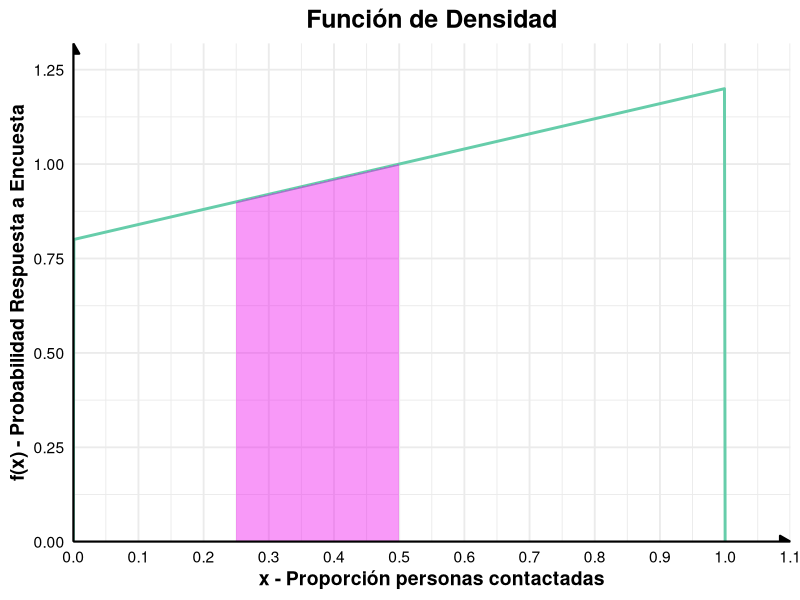
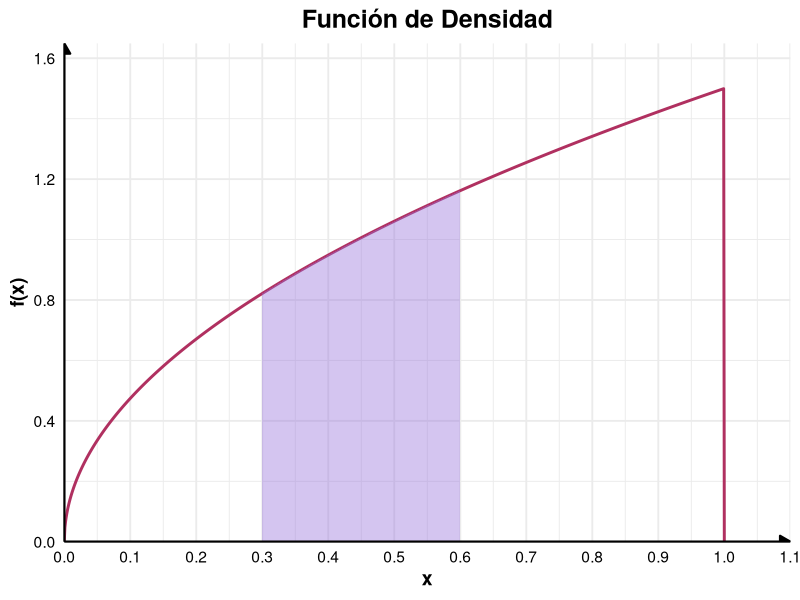
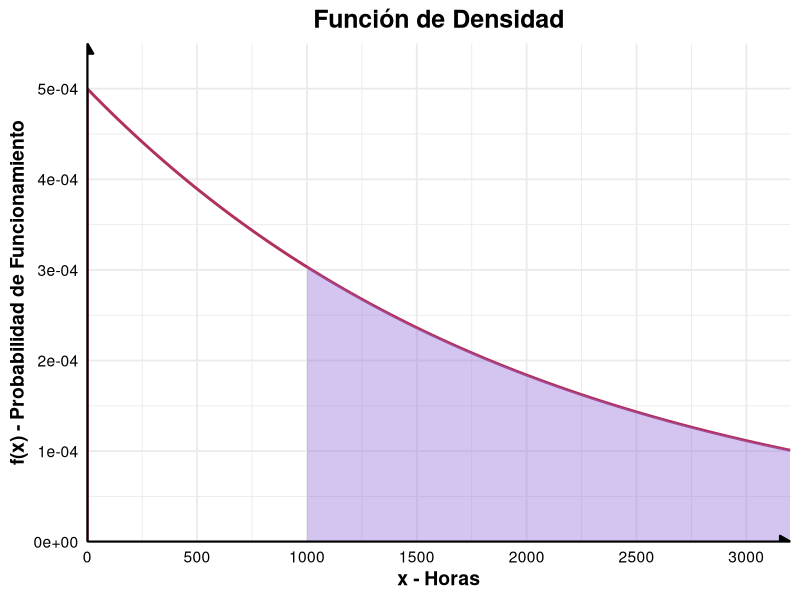
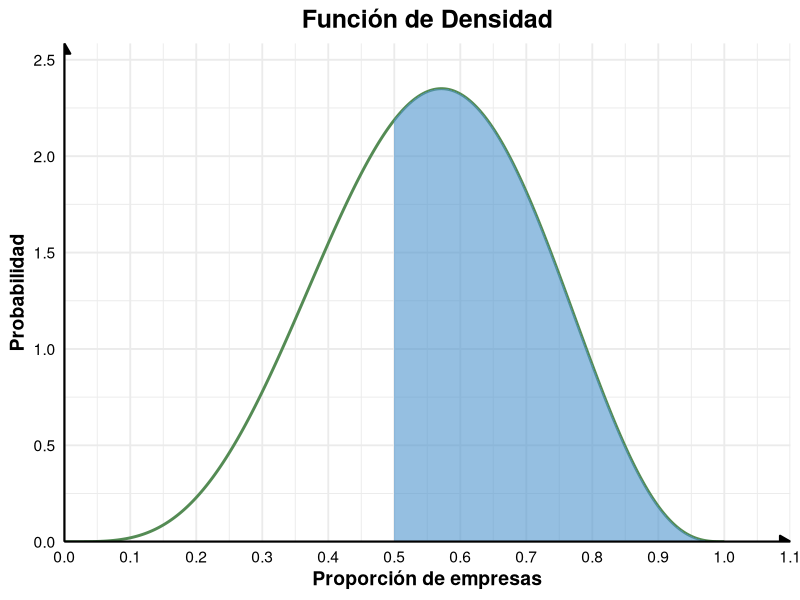
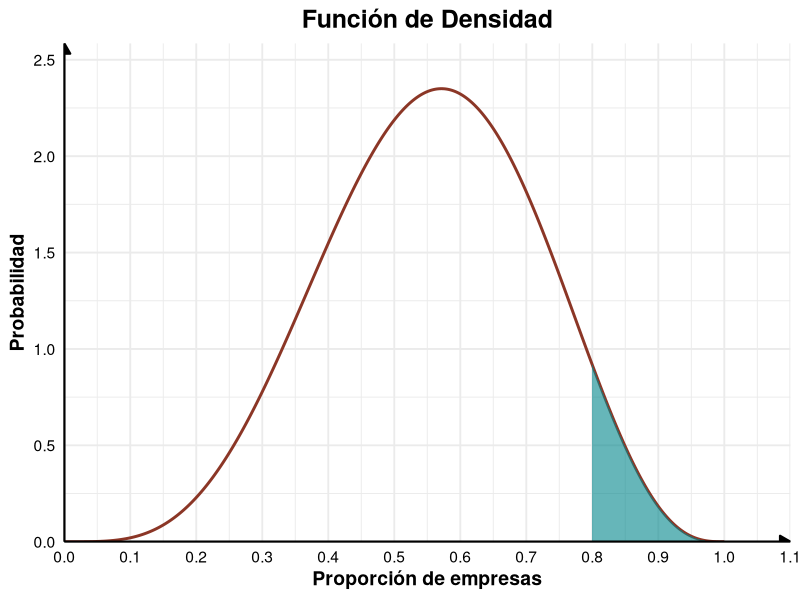

R code for these plots, in order:
## ---- chunk 1
library(ggplot2)
## ---- chunk 2
f.x <- function(x) {
  ifelse(0 < x, ifelse(x<1,(x+2)*2/5,0),0)
}

sol9a <- integrate(f.x, lower = 0, upper = 1)$value
cat("a) El area bajo la curva de la función entre 0 y 1 es:", sol9a)
x <- seq(0,1,by = 0.001)
y <- sapply(x,f.x)

df <- data.frame(x,y)
sol9b <- integrate(f.x, lower = 1/4, upper = 1/2)$value

df_fill <- subset(df, x >= 1/4 & x <= 1/2)

ggplot(df, aes(x = x, y = y)) +
  geom_line(color = "aquamarine3", size = 1) +
  geom_area(data = df_fill, aes(x = x, y = y), fill = "magenta2", alpha = 0.4) +
  scale_x_continuous(expand = c(0, 0), limits = c(0, 1.1), breaks = seq(0, 1.1, by = 0.1)) +  # evitar espacio extra
  scale_y_continuous(expand = c(0, 0), limits = c(0, max(df$y)*1.1)) +  # más pegado al eje
  theme_minimal(base_size = 14) +
  theme(
    plot.title = element_text(hjust = 0.5, face = "bold", size = 18), # centered title, sz and bold
    axis.title = element_text(face = "bold"), # title ejes bold
    axis.text = element_text(color = "black"), # col text
    axis.line = element_line(color = "black") # mostrar líneas de ejes
  ) +
  labs(
    title = "Función de Densidad", x = "x - Proporción personas contactadas", 
    y = "f(x) - Probabilidad Respuesta a Encuesta"
  ) +
  # Flechas simulando los ejes cartesianos
  annotate("segment", x = 0, xend = 1.1, y = 0, yend = 0,
           arrow = arrow(type = "closed", length = unit(0.3, "cm")),
           color = "black", size = 0.8) +
  annotate("segment", x = 0, xend = 0, y = 0, yend = max(df$y) * 1.1,
           arrow = arrow(type = "closed", length = unit(0.3, "cm")),
           color = "black", size = 0.8)

cat("b) La probabilidad de que más de 1/4 pero menos de 1/2 de las personas 
contactadas respondan a este tipo de encuesta es:", sol9b)
## ---- chunk 3

## ---- chunk 4

k_21 <- 3/2
cat("a) Para que f(x) sea una función de densidad. El valor de k es: ", k_21)
f.x.21 <- function(x){
  ifelse(0<x, ifelse(x<1, 1.5*sqrt(x),0),0)
}
sol21b <- integrate(f.x.21, lower = 0.3, upper = 0.6)$value

x.21 <- seq(0,1, by=0.001)
y.21 <- sapply(x.21,f.x.21)
df3 <- data.frame(x.21, y.21)
df3_fill <- subset(df3, x.21 >= 0.3 & x.21 <= 0.6)

ggplot(df3, aes(x = x.21, y = y.21)) +
  geom_line(color = "maroon", size = 1) +
  geom_area(data = df3_fill, aes(x = x.21, y = y.21), fill = "mediumpurple", alpha = 0.4) +
  scale_x_continuous(expand = c(0, 0), limits = c(0, 1.1), breaks = seq(0, 1.1, by = 0.1)) +  # evitar espacio extra
  scale_y_continuous(expand = c(0, 0), limits = c(0, max(df3$y.21)*1.1)) +  # más pegado al eje
  theme_minimal(base_size = 14) +
  theme(
    plot.title = element_text(hjust = 0.5, face = "bold", size = 18), # centered title, sz and bold
    axis.title = element_text(face = "bold"), # title ejes bold
    axis.text = element_text(color = "black"), # col text
    axis.line = element_line(color = "black") # mostrar líneas de ejes
  ) +
  labs(
    title = "Función de Densidad", x = "x", 
    y = "f(x)"
  ) +
  # Flechas simulando los ejes cartesianos
  annotate("segment", x = 0, xend = 1.1, y = 0, yend = 0,
           arrow = arrow(type = "closed", length = unit(0.3, "cm")),
           color = "black", size = 0.8) +
  annotate("segment", x = 0, xend = 0, y = 0, yend = max(df3$y.21) * 1.1,
           arrow = arrow(type = "closed", length = unit(0.3, "cm")),
           color = "black", size = 0.8)

cat("b) La probabilidad P(0.3 < X < 0.6) para esta función, la cuál representa 
el área sombreada de la gráfica, es:", sol21b)
## ---- chunk 5
f.x.27 <- function(x){
  ifelse(x > 0, (1/2000)* exp(-x/2000), 0)
}
F.x.27 <- integrate(f.x.27, lower = 0, upper = Inf)$value;
#F(x)= 1 - e^(-x/2000)
cat("a) F(x): 1 - e^(-x/2000) =", F.x.27)
x.27 <- seq(0,3200, by = 0.1)
y.27 <- sapply(x.27, f.x.27)

df2 <- data.frame(x.27,y.27)
df2_fill <- subset(df2, x.27 >= 1000 & x.27 <= 3200)

ggplot(df2, aes(x = x.27, y = y.27)) +
  geom_line(color = "maroon", size = 1) +
  geom_area(data = df2_fill, aes(x = x.27, y = y.27), fill = "mediumpurple", alpha = 0.4) +
  scale_x_continuous(expand = c(0, 0), limits = c(0, 3200), breaks = seq(0, 3200, by = 500)) +  # evitar espacio extra
  scale_y_continuous(expand = c(0, 0), limits = c(0, max(df2$y.27)*1.1)) +  # más pegado al eje
  theme_minimal(base_size = 14) +
  theme(
    plot.title = element_text(hjust = 0.5, face = "bold", size = 18), # centered title, sz and bold
    axis.title = element_text(face = "bold"), # title ejes bold
    axis.text = element_text(color = "black"), # col text
    axis.line = element_line(color = "black") # mostrar líneas de ejes
  ) +
  labs(
    title = "Función de Densidad", x = "x - Horas", 
    y = "f(x) - Probabilidad de Funcionamiento"
  ) +
  # Flechas simulando los ejes cartesianos
  annotate("segment", x = 0, xend = 3200, y = 0, yend = 0,
           arrow = arrow(type = "closed", length = unit(0.3, "cm")),
           color = "black", size = 0.8) +
  annotate("segment", x = 0, xend = 0, y = 0, yend = max(df2$y) * 1.1,
           arrow = arrow(type = "closed", length = unit(0.3, "cm")),
           color = "black", size = 0.8)

sol27b <- integrate(f.x.27, lower = 1000, upper = Inf)$value
cat("b) La probabilidad de que el componente funcione más de 1000 horas es:", sol27b)

sol27c <- integrate(f.x.27, lower = 0, upper = 2000)$value
cat("c) La probabilidad de que el componente falle antes de cumplir 2000 horas es:", sol27c)
## ---- chunk 6
k.33 <- 280
cat("a) El valor de k que hace que f(x) sea una función de densidad válida es:", k.33)
f.x.33 <- function(x){
  ifelse(0<x,ifelse(x<1,280*(x**4)*((1-x)**3),0),0)
}

x.33 <- seq(0,1,by=0.001)
y.33 <- sapply(x.33, f.x.33)
df5 <- data.frame(x.33,y.33)

df5_fill <- subset(df5, x.33 >= 0.5 & x.33 <= 1)

ggplot(df5, aes(x = x.33, y = y.33)) +
  geom_line(color = "#548B54", size = 1) +
  geom_area(data = df5_fill, aes(x = x.33, y = y.33), fill = "steelblue3", alpha = 0.6) +
  scale_x_continuous(expand = c(0, 0), limits = c(0, 1.1), breaks = seq(0, 1.1, by = 0.1)) +  # evitar espacio extra
  scale_y_continuous(expand = c(0, 0), limits = c(0, max(df5$y.33)*1.1)) +  # más pegado al eje
  theme_minimal(base_size = 14) +
  theme(
    plot.title = element_text(hjust = 0.5, face = "bold", size = 18), # centered title, sz and bold
    axis.title = element_text(face = "bold"), # title ejes bold
    axis.text = element_text(color = "black"), # col text
    axis.line = element_line(color = "black") # mostrar líneas de ejes
  ) +
  labs(
    title = "Función de Densidad", x = "Proporción de empresas", 
    y = "Probabilidad"
  ) +
  # Flechas simulando los ejes cartesianos
  annotate("segment", x = 0, xend = 1.1, y = 0, yend = 0,
           arrow = arrow(type = "closed", length = unit(0.3, "cm")),
           color = "black", size = 0.8) +
  annotate("segment", x = 0, xend = 0, y = 0, yend = max(df5$y) * 1.1,
           arrow = arrow(type = "closed", length = unit(0.3, "cm")),
           color = "black", size = 0.8)

sol33b <- integrate(f.x, lower = 0.5, upper = 1)$value
cat("b) La probabilidad de que al menos el 50% de las empresas tenga utilidades 
durante el primer año es:", sol33b)


df5_fillc <- subset(df5, x.33 >= 0.8 & x.33 <= 1)

ggplot(df5, aes(x = x.33, y = y.33)) +
  geom_line(color = "#8B3626", size = 1) +
  geom_area(data = df5_fillc, aes(x = x.33, y = y.33), fill = "turquoise4", alpha = 0.6) +
  scale_x_continuous(expand = c(0, 0), limits = c(0, 1.1), breaks = seq(0, 1.1, by = 0.1)) +  # evitar espacio extra
  scale_y_continuous(expand = c(0, 0), limits = c(0, max(df5$y.33)*1.1)) +  # más pegado al eje
  theme_minimal(base_size = 14) +
  theme(
    plot.title = element_text(hjust = 0.5, face = "bold", size = 18), # centered title, sz and bold
    axis.title = element_text(face = "bold"), # title ejes bold
    axis.text = element_text(color = "black"), # col text
    axis.line = element_line(color = "black") # mostrar líneas de ejes
  ) +
  labs(
    title = "Función de Densidad", x = "Proporción de empresas", 
    y = "Probabilidad"
  ) +
  # Flechas simulando los ejes cartesianos
  annotate("segment", x = 0, xend = 1.1, y = 0, yend = 0,
           arrow = arrow(type = "closed", length = unit(0.3, "cm")),
           color = "black", size = 0.8) +
  annotate("segment", x = 0, xend = 0, y = 0, yend = max(df5$y) * 1.1,
           arrow = arrow(type = "closed", length = unit(0.3, "cm")),
           color = "black", size = 0.8)
sol33c <- integrate(f.x, lower = 0.8, upper = 1)$value
cat("c) La probabilidad de que al menos el 50% de las empresas tenga utilidades 
durante el primer año es:", sol33c)
